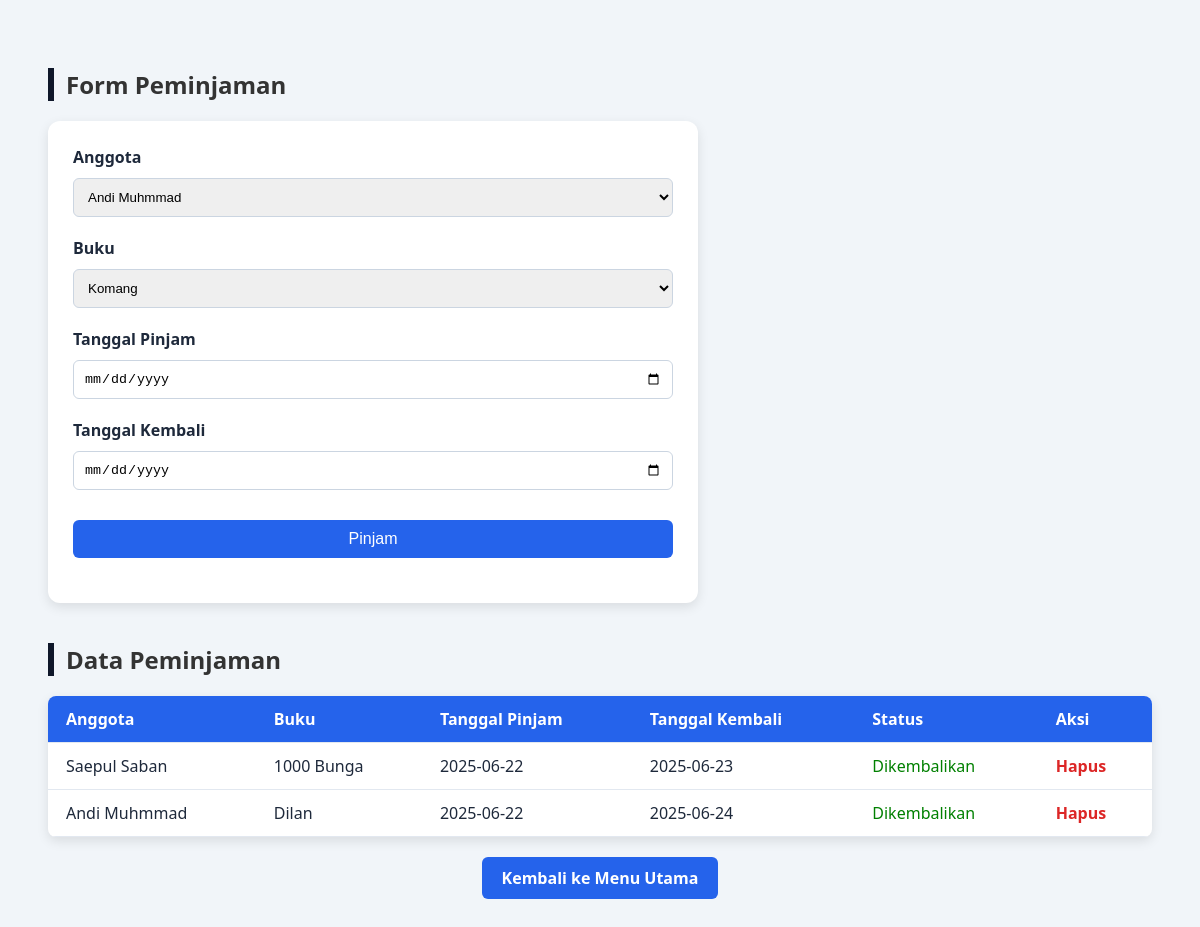
Screenshot of /peminjaman.php with the database file from the repository.
### tables this page shows
CREATE TABLE `peminjaman` (
  `id_peminjaman` int(11) NOT NULL,
  `id_anggota` int(11) NOT NULL,
  `id_buku` int(11) NOT NULL,
  `tanggal_pinjam` date NOT NULL,
  `tanggal_kembali` date NOT NULL,
  `status` varchar(20) DEFAULT 'Dipinjam'
);

CREATE TABLE `anggota` (
  `id_anggota` int(11) NOT NULL,
  `nama` varchar(100) NOT NULL,
  `alamat` varchar(255) DEFAULT NULL,
  `telepon` varchar(20) DEFAULT NULL,
  `no_hp` varchar(20) DEFAULT NULL
);

CREATE TABLE `buku` (
  `id_buku` int(11) NOT NULL,
  `judul` varchar(255) NOT NULL,
  `pengarang` varchar(100) DEFAULT NULL,
  `stok` int(11) DEFAULT 0,
  `penulis` varchar(100) DEFAULT NULL,
  `penerbit` varchar(100) DEFAULT NULL
);

### peminjaman.php (the view, shortened to what this page needs)
<?php
include 'koneksi.php';
?>
<!DOCTYPE html>
<html lang="id">
<head>
</head>
<body>
<h2>Form Peminjaman</h2>
<form method="post">
    <label>Anggota</label>
    <select name="id_anggota" required>
        <?php
        $a = $koneksi->query("SELECT * FROM anggota");
        while ($row = $a->fetch_assoc()) {
            echo "<option value='{$row['id_anggota']}'>{$row['nama']}</option>";
        }
        ?>
    </select>
    <label>Buku</label>
    <select name="id_buku" required>
        <?php
        $b = $koneksi->query("SELECT * FROM buku WHERE stok > 0");
        while ($row = $b->fetch_assoc()) {
            echo "<option value='{$row['id_buku']}'>{$row['judul']}</option>";
        }
        ?>
    </select>
    <label>Tanggal Pinjam</label>
    <input type="date" name="tanggal_pinjam" required>
    <label>Tanggal Kembali</label>
    <input type="date" name="tanggal_kembali" required>
    <button type="submit" name="pinjam">Pinjam</button>
</form>
<h2>Data Peminjaman</h2>
<table>
    <tr>
        <th>Anggota</th>
        <th>Buku</th>
        <th>Tanggal Pinjam</th>
        <th>Tanggal Kembali</th>
        <th>Status</th>
        <th>Aksi</th>
    </tr>
    <?php
    $data = $koneksi->query("SELECT p.*, a.nama, b.judul
                             FROM peminjaman p
                             JOIN anggota a ON p.id_anggota = a.id_anggota
                             JOIN buku b ON p.id_buku = b.id_buku
                             ORDER BY p.id_peminjaman DESC");
    if ($data->num_rows > 0) {
        while ($row = $data->fetch_assoc()) {
            echo "<tr>
                    <td>{$row['nama']}</td>
                    <td>{$row['judul']}</td>
                    <td>{$row['tanggal_pinjam']}</td>
                    <td>{$row['tanggal_kembali']}</td>
                    <td>";
            if ($row['status'] === 'Dipinjam') {
                echo "<a href='peminjaman.php?kembalikan={$row['id_peminjaman']}&buku={$row['id_buku']}'
                         onclick=\"return confirm('Yakin ingin mengembalikan buku ini?');\">Kembalikan</a>";
            } else {
                echo "<span style='color: green;'>Dikembalikan</span>";
            }
            echo "</td>
                    <td class='aksi'>
                        <a href='peminjaman.php?hapus={$row['id_peminjaman']}&buku={$row['id_buku']}'
                           onclick=\"return confirm('Yakin ingin menghapus peminjaman ini?');\">Hapus</a>
                    </td>
                  </tr>";
        }
    } else {
        echo "<tr><td colspan='6' style='text-align:center;'>Belum ada peminjaman.</td></tr>";
    }
    ?>
</table>
<div class="kembali">
    <a href="index.php">Kembali ke Menu Utama</a>
</div>
</body>
</html>

### peminjaman.php (style rules this page uses)
body { font-family: 'Segoe UI', Tahoma, Geneva, Verdana, sans-serif; background: #f1f5f9; color: #1e293b; padding: 40px; }
h2 { color: #333; border-left: 6px solid #0f172a; padding-left: 12px; }
table { width: 100%; border-collapse: collapse; margin-top: 20px; background: white; border-radius: 8px; overflow: hidden; box-shadow: 0 4px 12px rgba(0,0,0,0.1); }
th, td { padding: 12px 18px; border-bottom: 1px solid #e2e8f0; }
th { background: #2563eb; color: white; text-align: left; }
form { background: white; padding: 25px; border-radius: 12px; box-shadow: 0 4px 12px rgba(0,0,0,0.1); max-width: 600px; margin-bottom: 40px; }
label { font-weight: bold; }
input, select, button { width: 100%; padding: 10px; margin: 10px 0 20px; border: 1px solid #cbd5e1; border-radius: 6px; box-sizing: border-box; }
button { background: #2563eb; color: white; border: none; border-radius: 6px; cursor: pointer; font-size: 16px; }
.aksi a { color: #dc2626; text-decoration: none; font-weight: bold; }
.kembali { text-align: center; margin-top: 30px; }
.kembali a { background-color: #2563eb; color: white; padding: 10px 20px; border-radius: 6px; text-decoration: none; font-weight: bold; }

### rows the page displays
peminjaman: id_anggota.nama "Saepul Saban", id_buku.judul "1000 Bunga", tanggal_pinjam "2025-06-22", tanggal_kembali "2025-06-23", status "Dikembalikan"
peminjaman: id_anggota.nama "Andi Muhmmad", id_buku.judul "Dilan", tanggal_pinjam "2025-06-22", tanggal_kembali "2025-06-24", status "Dikembalikan"

### other values shown
form field id_anggota "Andi Muhmmad"
form field id_buku "Komang"
